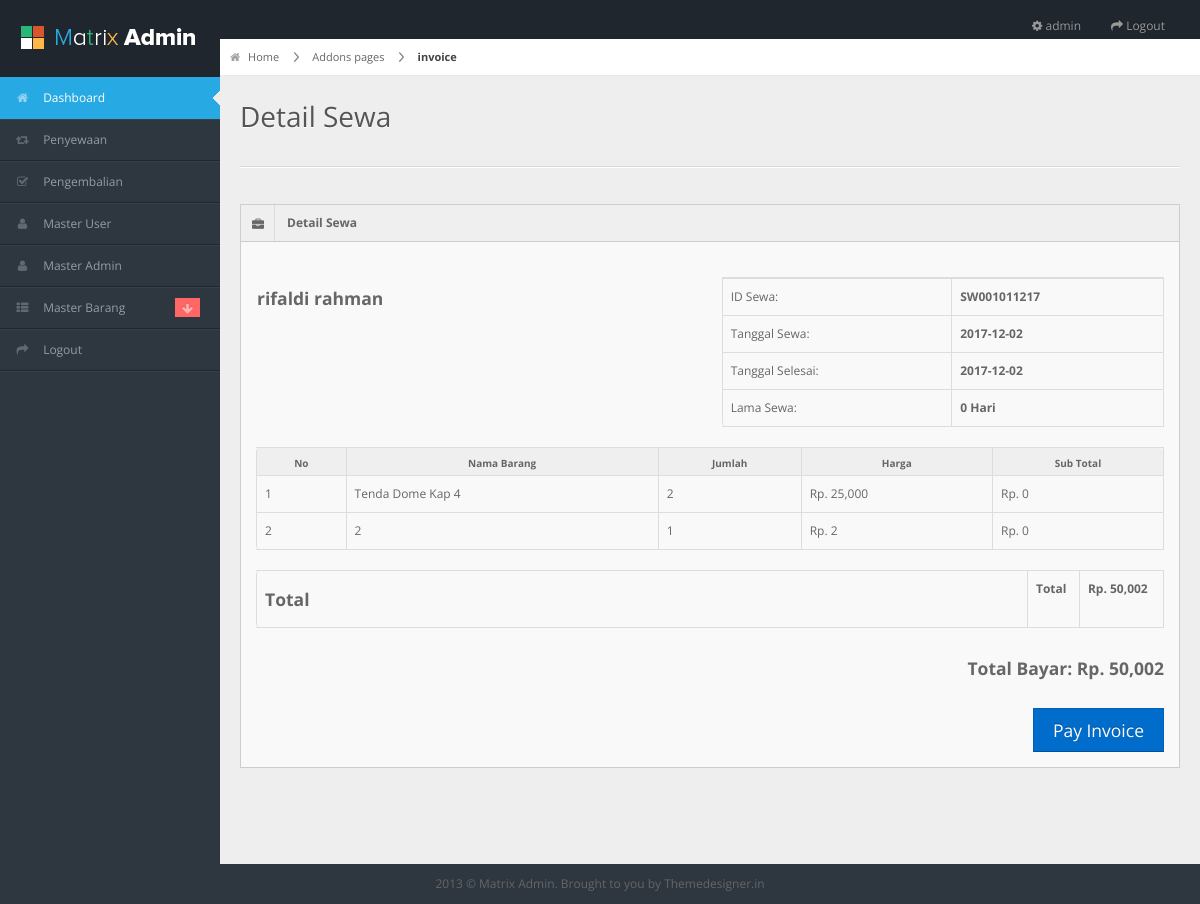
Page /admin/pages/detail_sewa.php?id_sewa=SW001011217 (signed in) on the earlier database version.
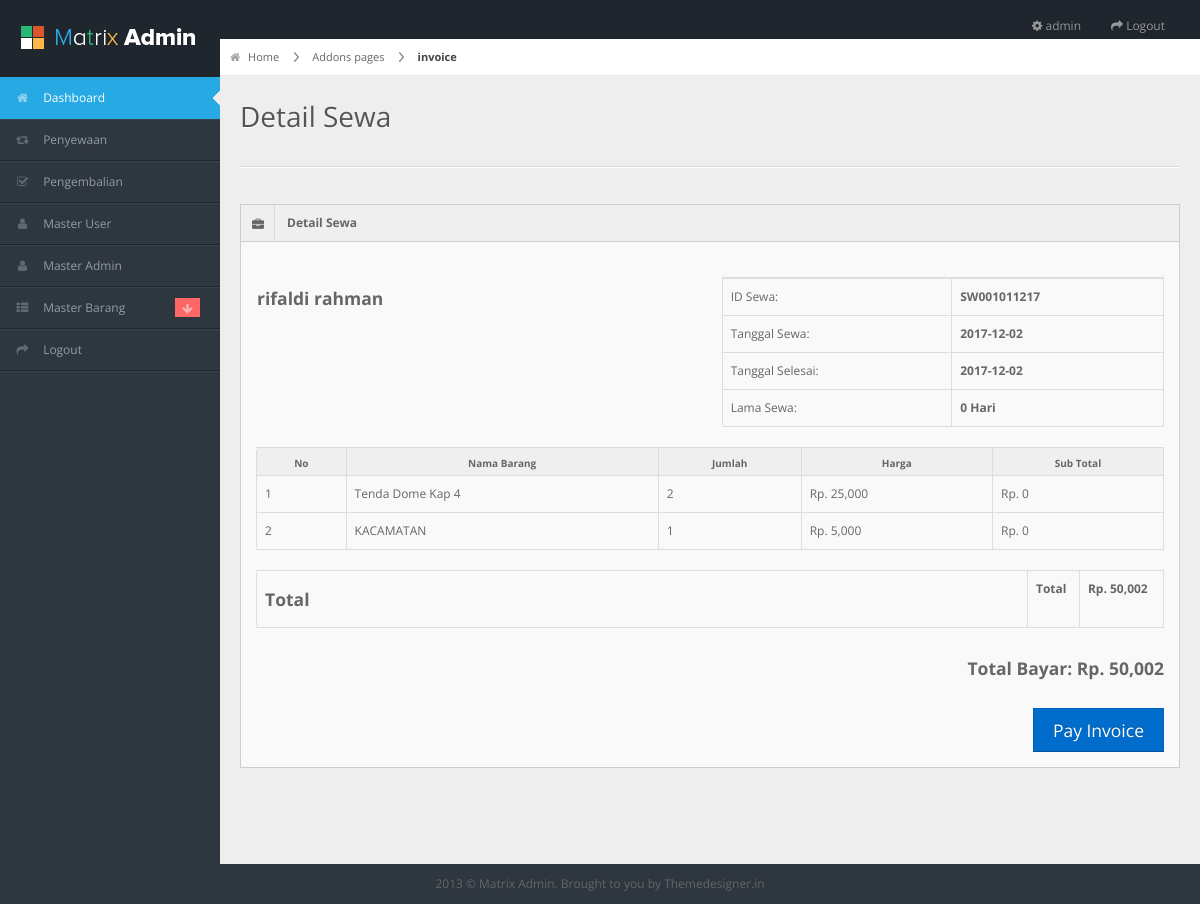
Same page on the later database version.
### tables this page shows
CREATE TABLE IF NOT EXISTS `sewa` (
  `id_sewa` varchar(255) NOT NULL,
  `id_user` int(11) DEFAULT NULL,
  `tgl_sewa` date DEFAULT NULL,
  `tgl_selesai` date DEFAULT NULL,
  `tgl_expired` date DEFAULT NULL,
  `status_bayar` int(11) DEFAULT NULL,
  `status_sewa` int(11) DEFAULT NULL,
  `total_bayar` int(11) DEFAULT NULL,
  `dp` int(11) DEFAULT NULL
);

CREATE TABLE IF NOT EXISTS `m_user` (
  `id_user` int(11) NOT NULL,
  `tgl_daftar` datetime DEFAULT NULL ON UPDATE CURRENT_TIMESTAMP,
  `nama_user` varchar(255) DEFAULT NULL,
  `username` varchar(255) DEFAULT NULL,
  `email` varchar(255) DEFAULT NULL,
  `password` varchar(255) DEFAULT NULL,
  `id_provinsi` varchar(255) DEFAULT NULL,
  `id_kota` varchar(255) DEFAULT NULL,
  `id_kecamatan` varchar(255) DEFAULT NULL,
  `kode_pos` varchar(255) DEFAULT NULL,
  `alamat_lengkap` varchar(255) DEFAULT NULL,
  `status` varchar(255) DEFAULT NULL
);

CREATE TABLE IF NOT EXISTS `detail_sewa` (
  `id_detail` int(11) DEFAULT NULL,
  `id_sewa` varchar(255) DEFAULT NULL,
  `id_barang` varchar(255) DEFAULT NULL,
  `jumlah` int(11) DEFAULT NULL,
  `status_pinjam` varchar(255) DEFAULT NULL
);

CREATE TABLE IF NOT EXISTS `m_barang` (
  `id_barang` int(11) NOT NULL,
  `nama_barang` varchar(255) DEFAULT NULL,
  `tgl_ditambakan` datetime DEFAULT NULL,
  `id_merk` int(11) DEFAULT NULL,
  `id_kategori` int(11) DEFAULT NULL,
  `id_warna` int(11) DEFAULT NULL,
  `id_ukuran` int(11) DEFAULT NULL,
  `deskripsi` varchar(255) DEFAULT NULL,
  `harga_sewa` int(11) DEFAULT NULL,
  `harga_beli` varchar(255) DEFAULT NULL,
  `stok` int(11) DEFAULT NULL,
  `status` int(11) DEFAULT NULL,
  `foto` varchar(255) DEFAULT NULL
);

### admin/pages/detail_sewa.php (the view)
<?php include 'header.php'; ?>
<?php include 'nav.php'; ?>
<?php
	$id_sewa = $_GET['id_sewa'];
	$sql = mysql_query("SELECT * FROM sewa,m_user WHERE sewa.id_user = m_user.id_user AND sewa.id_sewa = '$id_sewa'");
	$row = mysql_fetch_array($sql);
?>
<div id="content">
  <div id="content-header">
    <div id="breadcrumb"> <a href="#" title="Go to Home" class="tip-bottom"><i class="icon-home"></i> Home</a> <a href="#">Addons pages</a> <a href="#" class="current">invoice</a> </div>
    <h1>Detail Sewa</h1>
  </div>
  <div class="container-fluid"><hr>
    <div class="row-fluid">
      <div class="span12">
        <div class="widget-box">
          <div class="widget-title"> <span class="icon"> <i class="icon-briefcase"></i> </span>
            <h5 >Detail Sewa</h5>
          </div>
          <div class="widget-content">
            <div class="row-fluid">
              <div class="span6">
                <table class="">
                  <tbody>
                    <tr>
                      <td><h4><?php echo $row['nama_user']; ?></h4></td>
                    </tr>
                  </tbody>
                </table>
              </div>
              <div class="span6">
                <table class="table table-bordered table-invoice">
                  <tbody>
                    <tr>
                    <tr>
                      <td class="width30">ID Sewa:</td>
                      <td class="width70"><strong><?php echo $row['id_sewa']; ?></strong></td>
                    </tr>
                    <tr>
                      <td>Tanggal Sewa:</td>
                      <td><strong><?php echo $row['tgl_sewa']; ?></strong></td>
                    </tr>
                    <tr>
                      <td>Tanggal Selesai:</td>
                       <td><strong><?php echo $row['tgl_selesai']; ?></strong></td>
                    </tr>
                    <tr>
                      <td>Lama Sewa:</td>
                      	<?php
                      	$tgl_temp = strtotime($row['tgl_selesai']) - strtotime($row['tgl_sewa']);
                      	$lama_sewa = ceil($tgl_temp / (60 * 60 * 24));
                      	?>
                       <td><strong><?php echo $lama_sewa; ?> Hari</strong></td>
                    </tr>
                  </tr>
                    </tbody>
                </table>
              </div>
            </div>
            <div class="row-fluid">
              <div class="span12">
                <table class="table table-bordered table-invoice-full">
                  <thead>
                    <tr>
                      <th class="head0">No</th>
                      <th class="head1">Nama Barang</th>
                      <th class="head0 right">Jumlah</th>
                      <th class="head1 right">Harga</th>
                      <th class="head1 right">Sub Total</th>
                    </tr>
                  </thead>
                  <tbody>
                    <?php
                    $no=1;
                    $sql = mysql_query("SELECT * FROM detail_sewa,m_barang WHERE m_barang.id_barang = detail_sewa.id_barang AND id_sewa = '$id_sewa'")or die(mysql_error());
                    while($r = mysql_fetch_array($sql)){
                    ?>
                    <tr>
                      <td><?php echo $no; ?></td>
                      <td><?php echo $r['nama_barang']; ?></td>
                      <td class="right"><?php echo $r['jumlah']; ?></td>
                      <td class="right">Rp. <?php echo number_format($r['harga_sewa']); ?></td>
                      <td class="right">Rp. <?php echo number_format($r['harga_sewa'] * $lama_sewa); ?></td>
                    </tr>
                    <?php
                    $no++;
                	} ?>
                  </tbody>
                </table>
                <table class="table table-bordered table-invoice-full">
                  <tbody>
                    <tr>
                      <td class="msg-invoice" width="85%"><h4>Total </h4>
                        </td>
                      <td class="right"><strong>Total</strong> <br>
                      <td class="right"><strong>Rp. <?php echo number_format($row['total_bayar']); ?> <br>
                       </td>
                    </tr>
                  </tbody>
                </table>
                <div class="pull-right">
                  <h4><span>Total Bayar:</span> Rp. <?php echo number_format($row['total_bayar']); ?></h4>
                  <br>
                  <a class="btn btn-primary btn-large pull-right" href="">Pay Invoice</a> </div>
              </div>
            </div>
          </div>
        </div>
      </div>
    </div>
  </div>
</div>
<?php include 'footer.php'; ?>

### admin/pages/header.php (shortened to what this page needs)
<?php
	if(!isset($_SESSION['id_admin'])){
		echo "<script> window.alert('Silahkan Login Terlebih Dahulu'); location.replace('../index.php')  </script>";
	}else{
		$sql = mysql_query("SELECT * FROM m_admin WHERE id_admin = '$_SESSION[id_admin]'")or die(mysql_error());
		$admin = mysql_fetch_array($sql);
		$nama_admin = $admin['nama_admin'];
	}
?>
<!DOCTYPE html>
<html lang="en">
<head>
<link rel="stylesheet" href="../css/bootstrap.min.css" />
<link rel="stylesheet" href="../css/bootstrap-responsive.min.css" />
<link rel="stylesheet" href="../css/uniform.css" />
<link rel="stylesheet" href="../css/select2.css" />
<link rel="stylesheet" href="../css/matrix-style.css" />
<link rel="stylesheet" href="../css/matrix-media.css" />
<link href="../font-awesome/css/font-awesome.css" rel="stylesheet" />
</head>
<body>
<div id="header">
  <h1><a href="dashboard.html">Matrix Admin</a></h1>
</div>
<div id="search" class="navbar navbar-inverse pull-right">
  <ul class="nav">
    <li class=""><a title="" href="#"><i class="icon icon-cog"></i> <span class="text"><?php echo $nama_admin; ?></span></a></li>
    <li class=""><a title="" href="logout.php"><i class="icon icon-share-alt"></i> <span class="text">Logout</span></a></li>
  </ul>
</div>

### admin/pages/nav.php (shortened to what this page needs)
<div id="sidebar"><a href="#" class="visible-phone"><i class="icon icon-home"></i> Dashboard</a>
  <ul>
    <li class="active"><a href="index.html"><i class="icon icon-home"></i> <span>Dashboard</span></a> </li>
    <li> <a href="kelola_penyewaan.php"><i class="icon icon-retweet"></i> <span>Penyewaan</span></a> </li>
    <li> <a href="kelola_pengembalian.php"><i class="icon icon-check"></i> <span>Pengembalian</span></a> </li>
    <li> <a href="kelola_user.php"><i class="icon icon-user"></i> <span>Master User</span></a> </li>
    <li> <a href="kelola_admin.php"><i class="icon icon-user"></i> <span>Master Admin</span></a> </li>
    <li class="submenu"> <a href="#"><i class="icon icon-th-list"></i> <span>Master Barang</span>
      <span class="label label-important"><i class="icon-arrow-down"></i></span></a>
    </li>
    <li> <a href="logout.php"><i class="icon icon-share-alt"></i> <span>Logout</span></a> </li>
  </ul>
</div>

### admin/pages/footer.php (shortened to what this page needs)
<div class="row-fluid">
	<div id="footer" class="span12"> 2013 &copy; Matrix Admin. Brought to you by <a href="http://themedesigner.in">Themedesigner.in</a> </div>
</div>
</body>
</html>

### admin/css/matrix-style.css (style rules this page uses)
* { outline:none !important; -moz-outline: none !important; }
html, body { height:100% }
body { overflow-x: hidden; margin-top: -10px; font-family: 'Open Sans', sans-serif; font-size:12px; color:#666; }
a { color:#666; }
select, textarea, input[type="text"], input[type="password"], input[type="datetime"], input[type="datetime-local"], input[type="date"], input[type="month"], input[type="time"], input[type="week"], input[type="number"], input[type="email"], input[type="url"], input[type="search"], input[type="tel"], input[type="color"], .uneditable-input, .label, .dropdown-menu, .btn, .well, .progress, .table-bordered, .btn-group > .btn:first-child, .btn-group > .btn:last-child, .btn-group > .btn:last-child, .btn-group > .dropdown-toggle, .alert { border-radius:0px; }
.btn, textarea, input[type="text"], input[type="password"], input[type="datetime"], input[type="datetime-local"], input[type="date"], input[type="month"], input[type="time"], input[type="week"], input[type="number"], input[type="email"], input[type="url"], input[type="search"], input[type="tel"], input[type="color"], .uneditable-input { box-shadow:none; }
.progress, .progress-success .bar, .progress .bar-success, .progress-warning .bar, .progress .bar-warning, .progress-danger .bar, .progress .bar-danger, .progress-info .bar, .progress .bar-info, .btn, .btn-primary { background-image:none; }
#footer { padding:10px; text-align:center; }
hr { border-top-color:#dadada; }
.label-important, .badge-important { background:#f74d4d; }
#header { height: 77px; position: relative; width: 100%; z-index: -9; }
#header h1 { background: url("../img/logo.png") no-repeat scroll 0 0 transparent; height: 31px; left: 20px; line-height: 600px; overflow: hidden; position: relative; top: 26px; width: 191px; }
#header h1 a { display: block; }
#search { position: absolute; z-index: 25; top: 6px; right:10px; }
#user-nav > ul > li > a > i, #sidebar li a i { opacity: .5; margin-top: 2px; }
#sidebar { display: block; float: left; position: relative; width: 220px; z-index: 16; }
#sidebar > ul { list-style: none; margin: 0px 0 0; padding: 0; position: absolute; width: 220px; }
#sidebar > ul > li { display: block; position: relative; }
#sidebar > ul > li > a { padding: 10px 0 10px 15px; display: block; color: #939da8; }
#sidebar > ul > li > a > i { margin-right: 10px; }
#sidebar > ul > li.active > a { background: url("../img/menu-active.png") no-repeat scroll right center transparent !important; text-decoration:none; }
#sidebar > ul > li > a > .label { margin: 0 20px 0 0; float: right; padding: 3px 5px 2px; }
#content { background: none repeat scroll 0 0 #eeeeee; margin-left: 220px; margin-right: 0; padding-bottom: 25px; position: relative; min-height:100%; width: auto; }
#content-header { position: abslute; width: 100%; margin-top: -38px; z-index: 20; }
#content-header h1 { color: #555555; font-size: 28px; font-weight: normal; float: none; text-shadow: 0 1px 0 #ffffff; margin-left: 20px; position: relative; }
#content-header h1, #content-header .btn-group { margin-top: 20px; }
.container-fluid .row-fluid:first-child { margin-top: 20px; }
#breadcrumb { background-color: #fff; border-bottom: 1px solid #e3ebed; }
#breadcrumb a { padding: 8px 20px 8px 10px; display: inline-block; background-image: url('../img/breadcrumb.png'); background-position: center right; background-repeat: no-repeat; font-size: 11px; color: #666666; }
#breadcrumb a:last-child { background-image:none; }
#breadcrumb a.current { font-weight: bold; color: #444444; }
#breadcrumb a i { margin-right: 5px; opacity: .6; }
.stat-boxes .peity_bar_good, .stat-boxes .peity_line_good, { color: #459D1C; }
.widget-box { background: none repeat scroll 0 0 #F9F9F9; border-left: 1px solid #CDCDCD; border-top: 1px solid #CDCDCD; border-right: 1px solid #CDCDCD; clear: both; margin-top: 16px; margin-bottom: 16px; position: relative; }
.widget-title, .modal-header, .table th, div.dataTables_wrapper .ui-widget-header { background:#efefef; border-bottom: 1px solid #CDCDCD; height: 36px; }
.widget-title span.icon { padding: 9px 10px 7px 11px; float: left; border-right:1px solid #dadada; }
.widget-title h5 { color: #666; float: left; font-size: 12px; font-weight: bold; padding: 12px; line-height: 12px; margin: 0; }
.widget-content { padding:15px; border-bottom: 1px solid #cdcdcd; }
.table th { height: auto; font-size: 10px; padding: 5px 10px 2px; border-bottom: 0; text-align: center; color: #666666; }

Differences in the rows shown:
changed through a linked row, detail_sewa: id_barang.nama_barang "2" → "KACAMATAN"; id_barang.harga_sewa "2" → "5,000"
